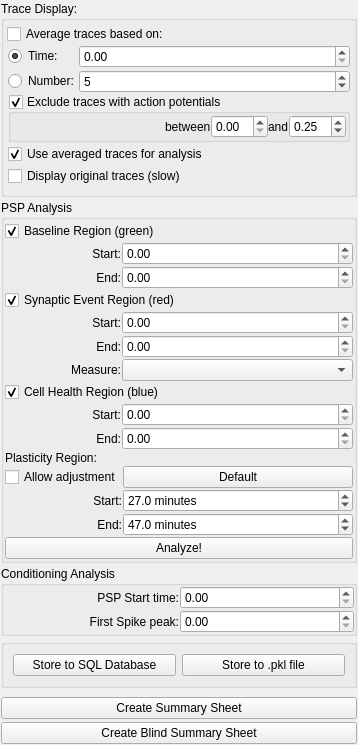
<?xml version="1.0" encoding="UTF-8"?>
<ui version="4.0">
 <class>Form</class>
 <widget class="QWidget" name="Form">
  <property name="geometry">
   <rect>
    <x>0</x>
    <y>0</y>
    <width>358</width>
    <height>745</height>
   </rect>
  </property>
  <property name="windowTitle">
   <string>Form</string>
  </property>
  <layout class="QGridLayout" name="gridLayout_7">
   <property name="leftMargin">
    <number>1</number>
   </property>
   <property name="topMargin">
    <number>1</number>
   </property>
   <property name="rightMargin">
    <number>1</number>
   </property>
   <property name="bottomMargin">
    <number>1</number>
   </property>
   <property name="spacing">
    <number>3</number>
   </property>
   <item row="10" column="0">
    <widget class="QPushButton" name="createSummaryBtn">
     <property name="text">
      <string>Create Summary Sheet</string>
     </property>
    </widget>
   </item>
   <item row="11" column="0">
    <widget class="QPushButton" name="createBlindSummaryBtn">
     <property name="text">
      <string>Create Blind Summary Sheet</string>
     </property>
    </widget>
   </item>
   <item row="0" column="0">
    <widget class="QGroupBox" name="traceDisplayGroup">
     <property name="title">
      <string>Trace Display:</string>
     </property>
     <layout class="QGridLayout" name="gridLayout_3" columnstretch="0,0,0">
      <property name="leftMargin">
       <number>3</number>
      </property>
      <property name="topMargin">
       <number>3</number>
      </property>
      <property name="rightMargin">
       <number>3</number>
      </property>
      <property name="bottomMargin">
       <number>3</number>
      </property>
      <property name="spacing">
       <number>1</number>
      </property>
      <item row="0" column="0" colspan="2">
       <widget class="QCheckBox" name="averageCheck">
        <property name="text">
         <string>Average traces based on:</string>
        </property>
       </widget>
      </item>
      <item row="3" column="1">
       <layout class="QVBoxLayout" name="verticalLayout">
        <property name="spacing">
         <number>2</number>
        </property>
        <item>
         <widget class="QGroupBox" name="excludeAPsCheck">
          <property name="title">
           <string>Exclude traces with action potentials</string>
          </property>
          <property name="checkable">
           <bool>true</bool>
          </property>
          <layout class="QHBoxLayout" name="horizontalLayout">
           <property name="spacing">
            <number>0</number>
           </property>
           <property name="leftMargin">
            <number>1</number>
           </property>
           <property name="topMargin">
            <number>1</number>
           </property>
           <property name="rightMargin">
            <number>1</number>
           </property>
           <property name="bottomMargin">
            <number>1</number>
           </property>
           <item>
            <spacer name="horizontalSpacer_9">
             <property name="orientation">
              <enum>Qt::Horizontal</enum>
             </property>
             <property name="sizeHint" stdset="0">
              <size>
               <width>40</width>
               <height>20</height>
              </size>
             </property>
            </spacer>
           </item>
           <item>
            <widget class="QLabel" name="label_8">
             <property name="text">
              <string>between</string>
             </property>
            </widget>
           </item>
           <item>
            <widget class="SpinBox" name="startExcludeAPsSpin"/>
           </item>
           <item>
            <widget class="QLabel" name="label_9">
             <property name="text">
              <string>and</string>
             </property>
            </widget>
           </item>
           <item>
            <widget class="SpinBox" name="endExcludeAPsSpin">
             <property name="value">
              <double>0.250000000000000</double>
             </property>
            </widget>
           </item>
          </layout>
         </widget>
        </item>
        <item>
         <widget class="QCheckBox" name="averageAnalysisCheck">
          <property name="minimumSize">
           <size>
            <width>0</width>
            <height>20</height>
           </size>
          </property>
          <property name="text">
           <string>Use averaged traces for analysis</string>
          </property>
          <property name="checked">
           <bool>true</bool>
          </property>
         </widget>
        </item>
        <item>
         <widget class="QCheckBox" name="displayTracesCheck">
          <property name="minimumSize">
           <size>
            <width>0</width>
            <height>20</height>
           </size>
          </property>
          <property name="text">
           <string>Display original traces (slow)</string>
          </property>
         </widget>
        </item>
       </layout>
      </item>
      <item row="4" column="0" colspan="3">
       <spacer name="verticalSpacer">
        <property name="orientation">
         <enum>Qt::Vertical</enum>
        </property>
        <property name="sizeHint" stdset="0">
         <size>
          <width>20</width>
          <height>40</height>
         </size>
        </property>
       </spacer>
      </item>
      <item row="1" column="1">
       <layout class="QGridLayout" name="gridLayout_8" columnstretch="0,3" columnminimumwidth="0,0">
        <property name="horizontalSpacing">
         <number>0</number>
        </property>
        <property name="verticalSpacing">
         <number>2</number>
        </property>
        <item row="0" column="0">
         <widget class="QRadioButton" name="averageTimeRadio">
          <property name="text">
           <string>Time:</string>
          </property>
          <property name="checked">
           <bool>true</bool>
          </property>
         </widget>
        </item>
        <item row="0" column="1">
         <widget class="SpinBox" name="averageTimeSpin"/>
        </item>
        <item row="1" column="0">
         <widget class="QRadioButton" name="averageNumberRadio">
          <property name="text">
           <string>Number:</string>
          </property>
         </widget>
        </item>
        <item row="1" column="1">
         <widget class="SpinBox" name="averageNumberSpin">
          <property name="decimals">
           <number>0</number>
          </property>
          <property name="maximum">
           <double>1000.000000000000000</double>
          </property>
          <property name="value">
           <double>5.000000000000000</double>
          </property>
         </widget>
        </item>
       </layout>
      </item>
     </layout>
    </widget>
   </item>
   <item row="1" column="0">
    <widget class="QGroupBox" name="analysisGroup">
     <property name="title">
      <string>PSP Analysis</string>
     </property>
     <layout class="QGridLayout" name="gridLayout_4">
      <property name="leftMargin">
       <number>1</number>
      </property>
      <property name="topMargin">
       <number>1</number>
      </property>
      <property name="rightMargin">
       <number>1</number>
      </property>
      <property name="bottomMargin">
       <number>1</number>
      </property>
      <property name="spacing">
       <number>1</number>
      </property>
      <item row="0" column="0" colspan="2">
       <widget class="QCheckBox" name="baselineCheck">
        <property name="text">
         <string>Baseline Region (green)</string>
        </property>
        <property name="checked">
         <bool>true</bool>
        </property>
       </widget>
      </item>
      <item row="1" column="0" colspan="3">
       <layout class="QGridLayout" name="gridLayout" columnstretch="1,2">
        <property name="spacing">
         <number>1</number>
        </property>
        <item row="0" column="0">
         <widget class="QLabel" name="label">
          <property name="text">
           <string>Start:</string>
          </property>
          <property name="alignment">
           <set>Qt::AlignRight|Qt::AlignTrailing|Qt::AlignVCenter</set>
          </property>
         </widget>
        </item>
        <item row="0" column="1">
         <widget class="SpinBox" name="baselineStartSpin"/>
        </item>
        <item row="1" column="0">
         <widget class="QLabel" name="label_2">
          <property name="text">
           <string>End:</string>
          </property>
          <property name="alignment">
           <set>Qt::AlignRight|Qt::AlignTrailing|Qt::AlignVCenter</set>
          </property>
         </widget>
        </item>
        <item row="1" column="1">
         <widget class="SpinBox" name="baselineEndSpin"/>
        </item>
       </layout>
      </item>
      <item row="2" column="0" colspan="2">
       <widget class="QCheckBox" name="pspCheck">
        <property name="text">
         <string>Synaptic Event Region (red)</string>
        </property>
        <property name="checked">
         <bool>true</bool>
        </property>
       </widget>
      </item>
      <item row="3" column="0" colspan="3">
       <layout class="QGridLayout" name="gridLayout_5" columnstretch="0,0,0">
        <property name="spacing">
         <number>1</number>
        </property>
        <item row="0" column="0">
         <widget class="QLabel" name="label_3">
          <property name="text">
           <string>Start:</string>
          </property>
          <property name="alignment">
           <set>Qt::AlignRight|Qt::AlignTrailing|Qt::AlignVCenter</set>
          </property>
         </widget>
        </item>
        <item row="0" column="1" colspan="2">
         <widget class="SpinBox" name="pspStartSpin"/>
        </item>
        <item row="1" column="0">
         <widget class="QLabel" name="label_4">
          <property name="text">
           <string>End:</string>
          </property>
          <property name="alignment">
           <set>Qt::AlignRight|Qt::AlignTrailing|Qt::AlignVCenter</set>
          </property>
         </widget>
        </item>
        <item row="1" column="1" colspan="2">
         <widget class="SpinBox" name="pspEndSpin"/>
        </item>
        <item row="2" column="0">
         <widget class="QLabel" name="label_7">
          <property name="text">
           <string>Measure:</string>
          </property>
          <property name="alignment">
           <set>Qt::AlignRight|Qt::AlignTrailing|Qt::AlignVCenter</set>
          </property>
         </widget>
        </item>
        <item row="2" column="1" colspan="2">
         <widget class="ComboBox" name="measureModeCombo"/>
        </item>
       </layout>
      </item>
      <item row="4" column="0" colspan="2">
       <widget class="QCheckBox" name="healthCheck">
        <property name="text">
         <string>Cell Health Region (blue)</string>
        </property>
        <property name="checked">
         <bool>true</bool>
        </property>
       </widget>
      </item>
      <item row="5" column="0" colspan="3">
       <layout class="QGridLayout" name="gridLayout_6" columnstretch="1,2">
        <property name="spacing">
         <number>1</number>
        </property>
        <item row="0" column="1">
         <widget class="SpinBox" name="healthStartSpin"/>
        </item>
        <item row="1" column="0">
         <widget class="QLabel" name="label_6">
          <property name="text">
           <string>End:</string>
          </property>
          <property name="alignment">
           <set>Qt::AlignRight|Qt::AlignTrailing|Qt::AlignVCenter</set>
          </property>
         </widget>
        </item>
        <item row="1" column="1">
         <widget class="SpinBox" name="healthEndSpin"/>
        </item>
        <item row="0" column="0">
         <widget class="QLabel" name="label_5">
          <property name="text">
           <string>Start:</string>
          </property>
          <property name="alignment">
           <set>Qt::AlignRight|Qt::AlignTrailing|Qt::AlignVCenter</set>
          </property>
         </widget>
        </item>
       </layout>
      </item>
      <item row="6" column="0" colspan="2">
       <spacer name="verticalSpacer_3">
        <property name="orientation">
         <enum>Qt::Vertical</enum>
        </property>
        <property name="sizeHint" stdset="0">
         <size>
          <width>327</width>
          <height>9</height>
         </size>
        </property>
       </spacer>
      </item>
      <item row="7" column="0">
       <widget class="QLabel" name="label_10">
        <property name="text">
         <string>Plasticity Region:</string>
        </property>
       </widget>
      </item>
      <item row="8" column="0" rowspan="2" colspan="3">
       <layout class="QGridLayout" name="gridLayout_2" columnstretch="1,2">
        <property name="spacing">
         <number>1</number>
        </property>
        <item row="0" column="0">
         <widget class="QCheckBox" name="plasticityAdjustChk">
          <property name="text">
           <string>Allow adjustment</string>
          </property>
         </widget>
        </item>
        <item row="0" column="1">
         <widget class="QPushButton" name="defaultRgnBtn">
          <property name="text">
           <string>Default</string>
          </property>
         </widget>
        </item>
        <item row="1" column="0">
         <widget class="QLabel" name="label_11">
          <property name="text">
           <string>Start:</string>
          </property>
          <property name="alignment">
           <set>Qt::AlignRight|Qt::AlignTrailing|Qt::AlignVCenter</set>
          </property>
         </widget>
        </item>
        <item row="1" column="1">
         <widget class="SpinBox" name="plasticityRgnStartSpin">
          <property name="suffix">
           <string> minutes</string>
          </property>
          <property name="decimals">
           <number>1</number>
          </property>
          <property name="value">
           <double>27.000000000000000</double>
          </property>
         </widget>
        </item>
        <item row="2" column="0">
         <widget class="QLabel" name="label_12">
          <property name="text">
           <string>End:</string>
          </property>
          <property name="alignment">
           <set>Qt::AlignRight|Qt::AlignTrailing|Qt::AlignVCenter</set>
          </property>
         </widget>
        </item>
        <item row="2" column="1">
         <widget class="SpinBox" name="plasticityRgnEndSpin">
          <property name="suffix">
           <string> minutes</string>
          </property>
          <property name="decimals">
           <number>1</number>
          </property>
          <property name="value">
           <double>47.000000000000000</double>
          </property>
         </widget>
        </item>
       </layout>
      </item>
      <item row="10" column="0" colspan="3">
       <widget class="QPushButton" name="analyzeBtn">
        <property name="text">
         <string>Analyze!</string>
        </property>
       </widget>
      </item>
     </layout>
    </widget>
   </item>
   <item row="2" column="0">
    <widget class="QGroupBox" name="groupBox">
     <property name="title">
      <string>Conditioning Analysis</string>
     </property>
     <layout class="QGridLayout" name="gridLayout_9">
      <property name="leftMargin">
       <number>0</number>
      </property>
      <property name="topMargin">
       <number>0</number>
      </property>
      <property name="rightMargin">
       <number>0</number>
      </property>
      <property name="bottomMargin">
       <number>0</number>
      </property>
      <property name="spacing">
       <number>1</number>
      </property>
      <item row="0" column="0">
       <widget class="QLabel" name="label_13">
        <property name="text">
         <string>PSP Start time:</string>
        </property>
        <property name="alignment">
         <set>Qt::AlignRight|Qt::AlignTrailing|Qt::AlignVCenter</set>
        </property>
       </widget>
      </item>
      <item row="1" column="0">
       <widget class="QLabel" name="label_14">
        <property name="text">
         <string>First Spike peak:</string>
        </property>
        <property name="alignment">
         <set>Qt::AlignRight|Qt::AlignTrailing|Qt::AlignVCenter</set>
        </property>
       </widget>
      </item>
      <item row="0" column="1">
       <widget class="SpinBox" name="pspStartTimeSpin"/>
      </item>
      <item row="1" column="1">
       <widget class="SpinBox" name="spikePeakSpin"/>
      </item>
     </layout>
    </widget>
   </item>
   <item row="5" column="0" rowspan="4">
    <widget class="QGroupBox" name="horizontalGroupBox">
     <layout class="QHBoxLayout" name="horizontalLayout_2">
      <item>
       <widget class="QPushButton" name="storeToDBBtn">
        <property name="maximumSize">
         <size>
          <width>175</width>
          <height>16777215</height>
         </size>
        </property>
        <property name="text">
         <string>Store to SQL Database</string>
        </property>
       </widget>
      </item>
      <item>
       <widget class="QPushButton" name="storeToPklBtn">
        <property name="text">
         <string>Store to .pkl file</string>
        </property>
       </widget>
      </item>
     </layout>
    </widget>
   </item>
   <item row="9" column="0">
    <spacer name="verticalSpacer_2">
     <property name="orientation">
      <enum>Qt::Vertical</enum>
     </property>
     <property name="sizeHint" stdset="0">
      <size>
       <width>20</width>
       <height>40</height>
      </size>
     </property>
    </spacer>
   </item>
  </layout>
 </widget>
 <customwidgets>
  <customwidget>
   <class>ComboBox</class>
   <extends>QComboBox</extends>
   <header location="global">acq4.pyqtgraph.widgets.ComboBox</header>
  </customwidget>
  <customwidget>
   <class>SpinBox</class>
   <extends>QDoubleSpinBox</extends>
   <header location="global">acq4.pyqtgraph.widgets.SpinBox</header>
  </customwidget>
 </customwidgets>
 <resources/>
 <connections/>
</ui>
